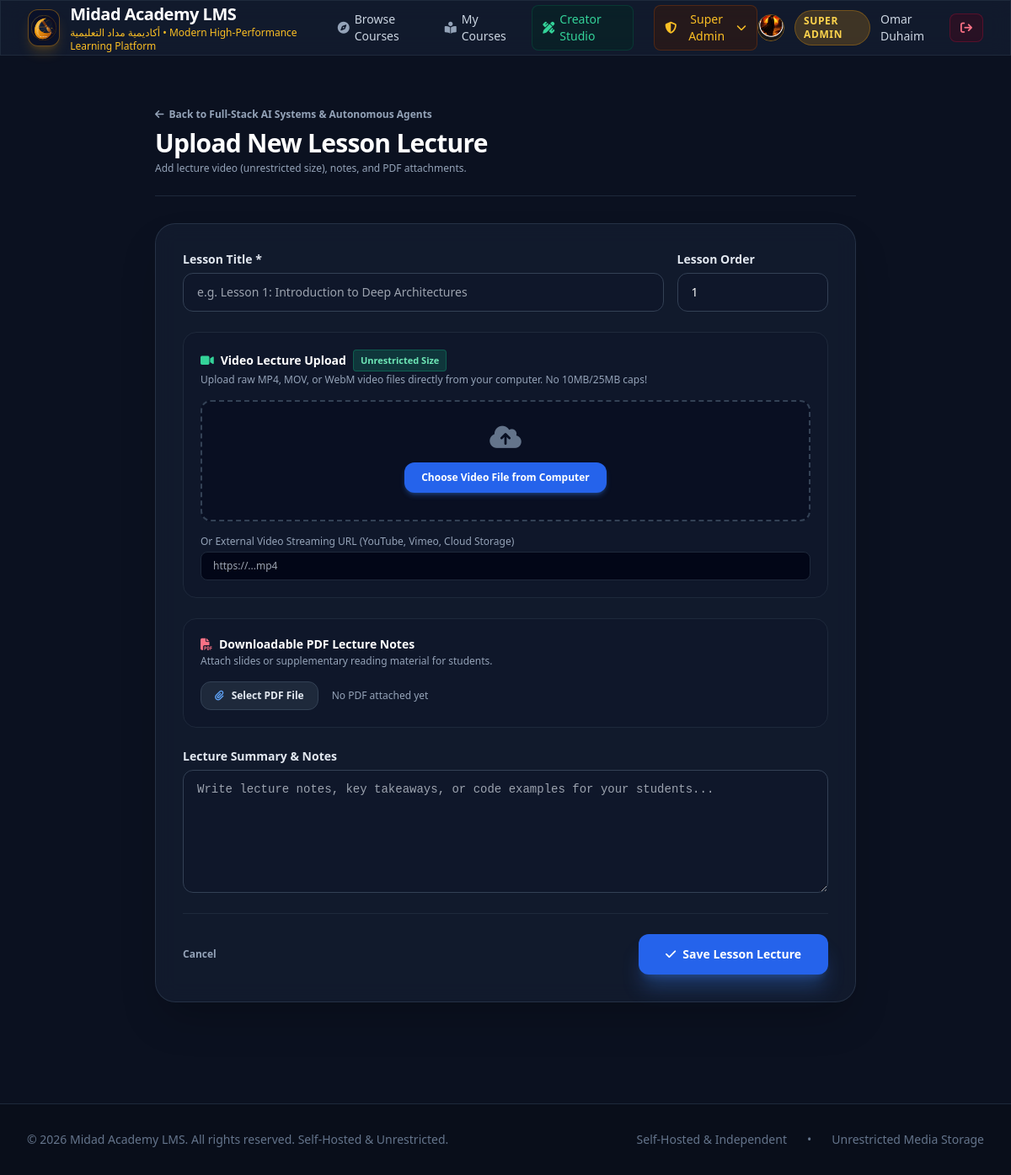
/studio/course/1/lesson/new (signed in), run on the app's committed database.
### tables this page shows
CREATE TABLE settings (
        key TEXT PRIMARY KEY,
        value TEXT NOT NULL
    );

CREATE TABLE users (
        id INTEGER PRIMARY KEY AUTOINCREMENT,
        email TEXT UNIQUE NOT NULL,
        name TEXT NOT NULL,
        password_hash TEXT NOT NULL,
        role TEXT NOT NULL DEFAULT 'student',
        created_at TIMESTAMP DEFAULT CURRENT_TIMESTAMP
    );

CREATE TABLE courses (
        id INTEGER PRIMARY KEY AUTOINCREMENT,
        title TEXT NOT NULL,
        slug TEXT UNIQUE NOT NULL,
        description TEXT,
        instructor_id INTEGER NOT NULL,
        cover_image TEXT,
        category TEXT DEFAULT 'Technology',
        price REAL DEFAULT 0.0,
        is_published INTEGER DEFAULT 1,
        created_at TIMESTAMP DEFAULT CURRENT_TIMESTAMP,
        FOREIGN KEY (instructor_id) REFERENCES users(id) ON DELETE CASCADE
    );

### app.py (the view, shortened to what this page needs)
@app.route("/studio/course/<int:course_id>/lesson/new", methods=["GET", "POST"])
@instructor_required
def new_lesson(course_id):
    conn = db.get_db_connection()
    course = conn.execute("SELECT * FROM courses WHERE id = ?", (course_id,)).fetchone()
    if not course:
        conn.close()
        abort(404)
    conn.close()
    return render_template("lesson_editor.html", course=course, lesson=None)

### app.py (called while the page is built)
@app.context_processor
def inject_global_data():
    settings = db.get_settings()
    current_user = None
    if "user_id" in session:
        current_user = db.get_user_by_id(session["user_id"])
    return dict(settings=settings, current_user=current_user)

def instructor_required(f):
    @wraps(f)
    def decorated_function(*args, **kwargs):
        if "user_id" not in session:
            flash("Please sign in to access the Creator Studio.", "warning")
            return redirect(url_for("login", next=request.url))
        user = db.get_user_by_id(session["user_id"])
        if not user or user["role"] not in ["instructor", "super_admin"]:
            abort(403, description="Access Restricted: Only designated Course Creators can access the studio.")
        return f(*args, **kwargs)
    return decorated_function

### database.py (called while the page is built)
def get_db_connection():
    conn = sqlite3.connect(DB_PATH)
    conn.row_factory = sqlite3.Row
    conn.execute("PRAGMA foreign_keys = ON")
    return conn

def get_settings():
    conn = get_db_connection()
    rows = conn.execute("SELECT key, value FROM settings").fetchall()
    conn.close()
    return {row["key"]: row["value"] for row in rows}

def get_user_by_id(user_id):
    conn = get_db_connection()
    user = conn.execute("SELECT * FROM users WHERE id = ?", (user_id,)).fetchone()
    conn.close()
    return user

### templates/lesson_editor.html (shortened to what this page needs)
{% extends "base.html" %}
{% block content %}
<div class="max-w-4xl mx-auto px-4 sm:px-6 lg:px-8 py-10">
    <div class="pb-6 border-b border-slate-800">
        <a href="{{ url_for('edit_course', course_id=course.id) }}" class="text-xs font-semibold text-slate-400 hover:text-white mb-2 inline-flex items-center gap-1.5">
            <i class="fa-solid fa-arrow-left"></i> Back to {{ course.title }}
        </a>
        <h1 class="text-2xl sm:text-3xl font-bold text-white tracking-tight">
            {% if lesson %}Edit Lesson: {{ lesson.title }}{% else %}Upload New Lesson Lecture{% endif %}
        </h1>
        <p class="text-xs text-slate-400 mt-1">Add lecture video (unrestricted size), notes, and PDF attachments.</p>
    </div>
    <form method="POST" enctype="multipart/form-data" class="mt-8 space-y-6 glass-card p-6 sm:p-8 rounded-3xl border border-slate-700/60 shadow-2xl">
        <div class="grid grid-cols-1 sm:grid-cols-4 gap-4">
            <div class="sm:col-span-3">
                <label for="title" class="block text-sm font-semibold text-slate-200">Lesson Title *</label>
                <input type="text" id="title" name="title" value="{{ lesson.title if lesson else '' }}" required
                       class="mt-1.5 block w-full px-4 py-3 bg-slate-900 border border-slate-700 rounded-xl text-white text-sm focus:ring-2 focus:ring-blue-500 focus:outline-none"
                       placeholder="e.g. Lesson 1: Introduction to Deep Architectures">
            </div>
            <div>
                <label for="order_index" class="block text-sm font-semibold text-slate-200">Lesson Order</label>
                <input type="number" id="order_index" name="order_index" value="{{ lesson.order_index if lesson else 1 }}"
                       class="mt-1.5 block w-full px-4 py-3 bg-slate-900 border border-slate-700 rounded-xl text-white text-sm focus:ring-2 focus:ring-blue-500 focus:outline-none">
            </div>
        </div>
        <div class="p-5 rounded-2xl bg-slate-900/80 border border-slate-800 space-y-4">
            <div class="flex items-center justify-between">
                <div>
                    <label class="block text-sm font-bold text-white flex items-center gap-2">
                        <i class="fa-solid fa-video text-emerald-400"></i> Video Lecture Upload
                        <span class="text-[11px] font-semibold px-2 py-0.5 rounded bg-emerald-500/20 text-emerald-300 border border-emerald-500/30">
                            Unrestricted Size
                        </span>
                    </label>
                    <p class="text-xs text-slate-400 mt-0.5">Upload raw MP4, MOV, or WebM video files directly from your computer. No 10MB/25MB caps!</p>
                </div>
            </div>
            <div class="border-2 border-dashed border-slate-700 rounded-xl p-6 text-center bg-slate-950/40">
                <i class="fa-solid fa-cloud-arrow-up text-3xl text-slate-500 mb-3 block"></i>
                <label class="cursor-pointer px-5 py-2.5 rounded-xl bg-blue-600 hover:bg-blue-500 text-xs font-semibold text-white shadow-md shadow-blue-500/30 transition inline-block">
                    Choose Video File from Computer
                </label>
            </div>
            <div>
                <label for="video_url" class="block text-xs font-medium text-slate-400">Or External Video Streaming URL (YouTube, Vimeo, Cloud Storage)</label>
                <input type="text" id="video_url" name="video_url" value="{{ lesson.video_url if lesson else '' }}"
                       class="mt-1 block w-full px-3.5 py-2 bg-slate-950 border border-slate-800 rounded-lg text-white text-xs focus:ring-1 focus:ring-blue-500 focus:outline-none"
                       placeholder="https://...mp4">
            </div>
        </div>
        <div class="p-5 rounded-2xl bg-slate-900/80 border border-slate-800 space-y-4">
            <div>
                <label class="block text-sm font-bold text-white flex items-center gap-2">
                    <i class="fa-solid fa-file-pdf text-rose-400"></i> Downloadable PDF Lecture Notes
                </label>
                <p class="text-xs text-slate-400 mt-0.5">Attach slides or supplementary reading material for students.</p>
            </div>
            <div class="flex items-center space-x-4">
                <label class="cursor-pointer px-4 py-2 rounded-xl bg-slate-800 hover:bg-slate-700 text-xs font-semibold text-slate-200 border border-slate-700 inline-block">
                    <i class="fa-solid fa-paperclip mr-1.5 text-blue-400"></i> Select PDF File
                </label>
                <span id="pdf_chosen_label" class="text-xs text-slate-400">
                    {% if lesson and lesson.pdf_url %}Attached: {{ lesson.pdf_url }}{% else %}No PDF attached yet{% endif %}
                </span>
            </div>
        </div>
        <div>
            <label for="notes" class="block text-sm font-semibold text-slate-200">Lecture Summary & Notes</label>
            <textarea id="notes" name="notes" rows="6"
                      class="mt-1.5 block w-full px-4 py-3 bg-slate-900 border border-slate-700 rounded-xl text-white text-sm focus:ring-2 focus:ring-blue-500 focus:outline-none font-mono"
                      placeholder="Write lecture notes, key takeaways, or code examples for your students...">{{ lesson.notes if lesson else '' }}</textarea>
        </div>
        <div class="pt-6 border-t border-slate-800 flex items-center justify-between">
            <a href="{{ url_for('edit_course', course_id=course.id) }}" class="text-xs font-semibold text-slate-400 hover:text-white">
                Cancel
            </a>
            <button type="submit" class="px-8 py-3.5 rounded-xl bg-blue-600 hover:bg-blue-500 text-white font-bold text-sm shadow-xl shadow-blue-500/30 transition flex items-center gap-2">
                <i class="fa-solid fa-check"></i> Save Lesson Lecture
            </button>
        </div>
    </form>
</div>
{% endblock %}

### templates/base.html (shortened to what this page needs)
<!DOCTYPE html>
<html lang="en">
<head>
    <script src="https://cdn.tailwindcss.com"></script>
    <link rel="stylesheet" href="https://cdnjs.cloudflare.com/ajax/libs/font-awesome/6.4.0/css/all.min.css">
</head>
<body class="min-h-screen flex flex-col antialiased">
    <header class="sticky top-0 z-50 glass-card border-b border-slate-800">
        <div class="max-w-7xl mx-auto px-4 sm:px-6 lg:px-8">
            <div class="flex items-center justify-between h-16">
                <a href="{{ url_for('index') }}" class="flex items-center space-x-3 group">
                    <div class="w-11 h-11 rounded-xl bg-[#0A1128] border border-amber-500/40 p-0.5 flex items-center justify-center shadow-lg shadow-amber-500/20 group-hover:scale-105 transition overflow-hidden">
                        <img src="{{ url_for('static', filename='images/midad_logo.svg') }}" alt="Midad Academy LMS Logo" class="w-full h-full object-contain">
                    </div>
                    <div>
                        <span class="text-xl font-bold tracking-tight text-white block">{{ settings.site_name }}</span>
                        <span class="text-xs text-amber-400 font-medium hidden sm:block">{{ settings.tagline }}</span>
                    </div>
                </a>
                <nav class="hidden md:flex items-center space-x-6">
                    <a href="{{ url_for('index') }}" class="text-sm font-medium text-slate-300 hover:text-white transition flex items-center gap-1.5">
                        <i class="fa-solid fa-compass text-slate-400"></i> Browse Courses
                    </a>
                    {% if current_user %}
                        <a href="{{ url_for('my_learning') }}" class="text-sm font-medium text-slate-300 hover:text-white transition flex items-center gap-1.5">
                            <i class="fa-solid fa-book-open-reader text-slate-400"></i> My Courses
                        </a>
                        {% if current_user.role in ['instructor', 'super_admin'] %}
                        <a href="{{ url_for('studio') }}" class="text-sm font-medium text-emerald-400 hover:text-emerald-300 transition flex items-center gap-1.5 bg-emerald-950/40 px-3 py-1.5 rounded-lg border border-emerald-800/40">
                            <i class="fa-solid fa-pen-ruler"></i> Creator Studio
                        </a>
                        {% endif %}
                        {% if current_user.role == 'super_admin' %}
                        <div class="relative group">
                            <button class="text-sm font-medium text-amber-400 hover:text-amber-300 transition flex items-center gap-1.5 bg-amber-950/40 px-3 py-1.5 rounded-lg border border-amber-800/40">
                                <i class="fa-solid fa-shield-halved"></i> Super Admin <i class="fa-solid fa-chevron-down text-xs"></i>
                            </button>
                        </div>
                        {% endif %}
                    {% endif %}
                </nav>
                <div class="flex items-center space-x-3">
                    {% if current_user %}
                        <div class="flex items-center space-x-3">
                            <img src="{{ url_for('static', filename='images/omar_avatar.png') }}" alt="Avatar" class="w-8 h-8 rounded-full object-cover border border-amber-500/50">
                            <span class="text-xs font-semibold px-2.5 py-1 rounded-full uppercase tracking-wider
                                {% if current_user.role == 'super_admin' %} bg-amber-500/20 text-amber-300 border border-amber-500/30
                                {% elif current_user.role == 'instructor' %} bg-emerald-500/20 text-emerald-300 border border-emerald-500/30
                                {% else %} bg-slate-700/50 text-slate-300 border border-slate-600/30 {% endif %}">
                                {{ current_user.role | replace('_', ' ') }}
                            </span>
                            <span class="text-sm font-medium text-slate-300 hidden lg:inline">{{ current_user.name }}</span>
                            <a href="{{ url_for('logout') }}" class="text-sm font-medium text-rose-400 hover:text-rose-300 transition bg-rose-950/40 px-3 py-1.5 rounded-lg border border-rose-800/40" title="Sign Out">
                                <i class="fa-solid fa-arrow-right-from-bracket"></i>
                            </a>
                        </div>
                    {% endif %}
                </div>
            </div>
        </div>
    </header>
    <main class="flex-grow">
        {% block content %}{% endblock %}
    </main>
    <footer class="mt-20 border-t border-slate-800 bg-[#090e1a] py-8">
        <div class="max-w-7xl mx-auto px-4 sm:px-6 lg:px-8 flex flex-col md:flex-row items-center justify-between text-sm text-slate-500 gap-4">
            <p>{{ settings.footer_text }}</p>
            <div class="flex items-center space-x-6">
                <span>Self-Hosted & Independent</span>
                <span>•</span>
                <span>Unrestricted Media Storage</span>
            </div>
        </div>
    </footer>
</body>
</html>

### templates/base.html (style rules this page uses)
body { background-color: #0b1120; color: #f8fafc; font-family: system-ui, -apple-system, sans-serif; }
.glass-card { background: rgba(21, 31, 50, 0.7); backdrop-filter: blur(12px); border: 1px solid rgba(255, 255, 255, 0.08); }

### data on the page
settings: site_name "Midad Academy LMS"
settings: tagline "أكاديمية مداد التعليمية • Modern High-Performance Learning Platform"
users: role "SUPER ADMIN", name "Omar Duhaim"
courses: title "Full-Stack AI Systems & Autonomous Agents"
settings: footer_text "© 2026 Midad Academy LMS. All rights reserved. Self-Hosted & Unrestricted."
